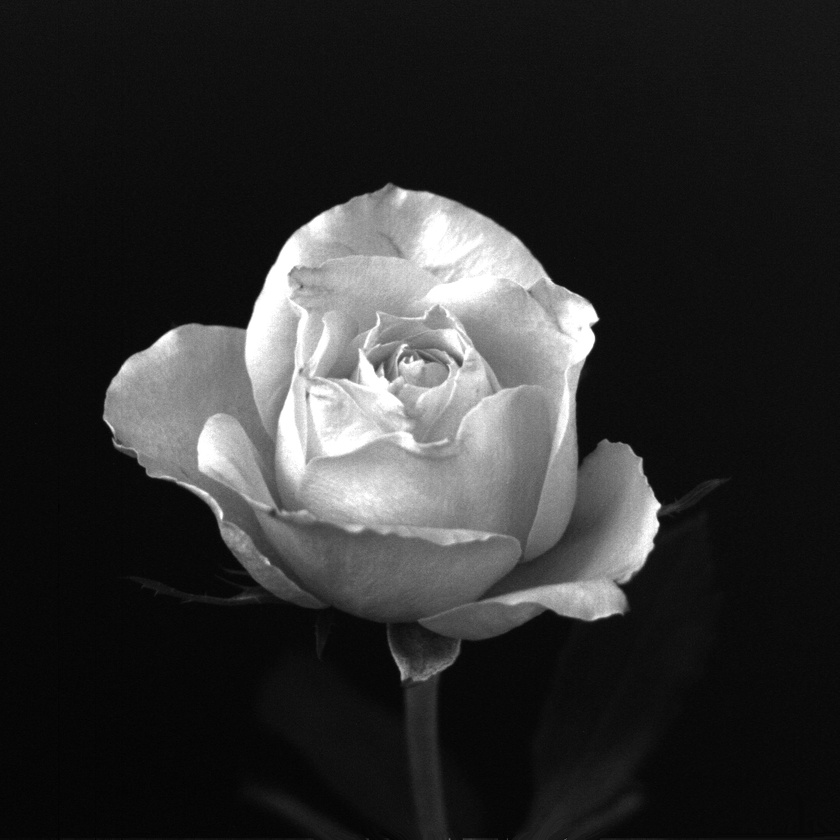
#> input picture Assignment 1/images/rose.jpg, 840 x 840 px, shrunk from 1024 x 1024 before the run, found by its file name
$ python quantize.py
#> lines starting #> are read from the running program, lines starting #| are printed output that depends on the picture
from PIL import Image
import numpy as np

# Change the gray level of an 8-bit gray level image (that has initially 256 gray
# levels) to 128, 64, and 32 gray level images, respectively. Save each image to
# show the effect.
def reduce_gray_levels(image_array):
    # Initialize a new array with the same shape as the original image
    finalizedImages = []
    reduced_image = np.zeros_like(image_array)
    for i in range(3):
        #1,2,3
        factor = i
        scale = 2
        for y in range(factor):
            scale = scale*2
        #downscale the image values by 2,4,8 to get them from 256 to 128,64,32
        reduced_image = image_array // scale

        # print(scale)
        # Convert the numpy array to a PIL image
        finalImage = Image.fromarray(reduced_image)
        #append the image to the list of images
        finalizedImages.append(finalImage)
    return finalizedImages


# Load the original image
image_path = "Assignment 1/images/rose.jpg"
image = Image.open(image_path).convert("L")  # Ensure it's grayscale
#> image is the input picture: PIL image 840x840 L; min 0, max 255, mean 46.8
imageArray = np.array(image)

# Reduce to 128, 64, and 32 gray levels manually
reducedImages = reduce_gray_levels(imageArray)
#> the loop in reduce_gray_levels, `for i in range(3):` made 3 passes
#> pass 1, in reduce_gray_levels, `reduced_image = image_array // scale`:
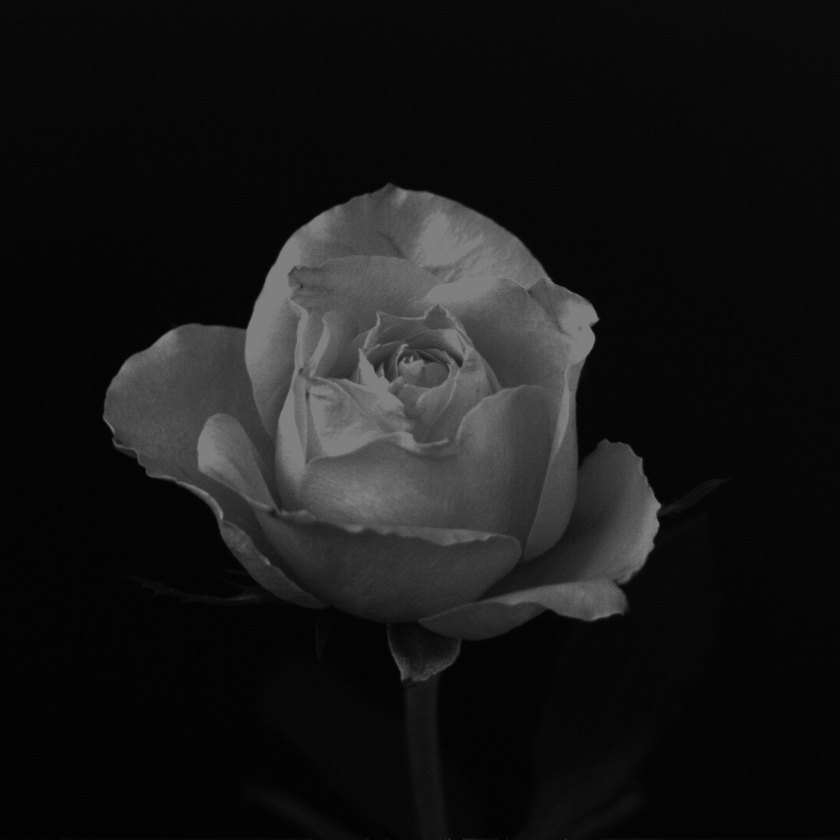
#> reduced_image: shape (840, 840); min 0, max 127, mean 23.1
#> pass 2, in reduce_gray_levels, `reduced_image = image_array // scale`:
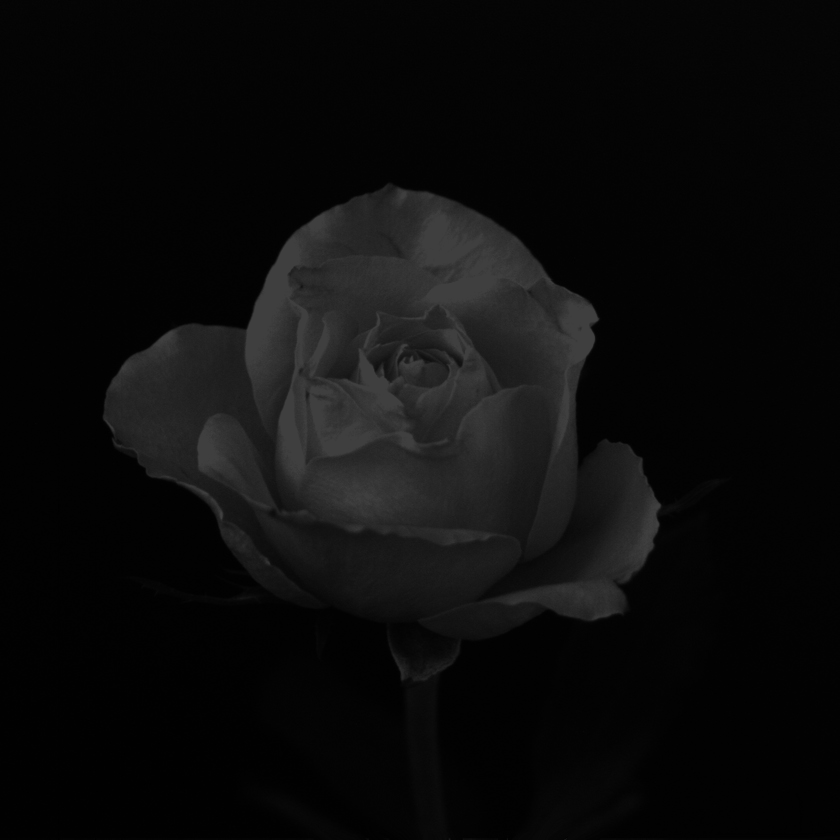
#> reduced_image: shape (840, 840); min 0, max 63, mean 11.3
#> after the loop in reduce_gray_levels, `for i in range(3):`: finalizedImages = 3 items
#> reducedImages = 3 items
#save the images
for i in range(3):
    reducedImages[i].save(f"Assignment 1/images/rose_{2**(7-i)}.jpg")
    # print(2**(7-i))
